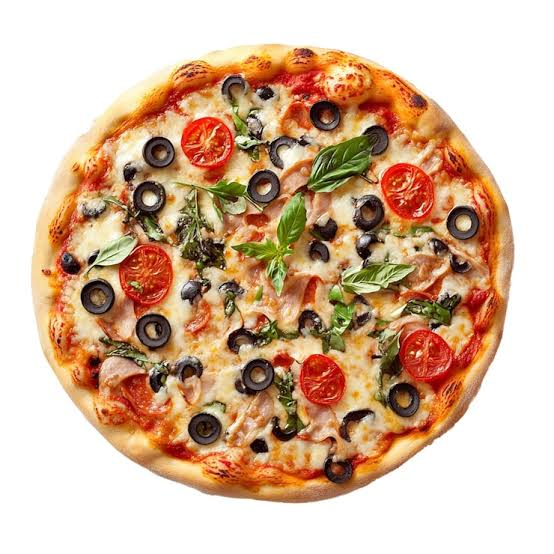
#> input picture Assessment/COMPUTER VISION (CV) FUNDAMENTALS + PROJECTS/section C/images/food.jpg, 554 x 554 px
$ python Food_Delivery_Image_Quality_Inspector.py
#> lines starting #> are read from the running program, lines starting #| are printed output that depends on the picture
#> the answer given: 1
import cv2
import numpy as np
import os

# ==========================================
# Global Variables
# ==========================================

image = None
image_path = ""

# ==========================================
# Display Menu
# ==========================================

def show_menu():

    print("\n" + "=" * 55)
    print(" Food Delivery Image Quality Inspector")
    print("=" * 55)

    print("1. Load & Inspect Image")

    print("2. Resize and Analyse Colour Channels")

    print("3. Apply Transformation Pipeline")

    print("4. Run Edge-Based Quality Scan")

    print("5. Exit")


# ==========================================
# Option 1 - Load & Inspect Image
# ==========================================

def load_and_inspect():

    global image
    global image_path

    image_path = input("\nEnter image path: ").strip()
#> the answer given: images/food.jpg

    image = cv2.imread(image_path)
#> image is the input picture: shape (554, 554, 3); mean B, G, R 156.1, 182.3, 213.9

    if image is None:
        print("\nError: Unable to load image.")
        return

    print("\nImage loaded successfully.")

    # Image properties
    height, width, channels = image.shape
#> height = 554; width = 554; channels = 3

    print("\nImage Properties")
    print("-" * 30)
    print(f"Height   : {height}")
#| Height   : 554
    print(f"Width    : {width}")
#| Width    : 554
    print(f"Channels : {channels}")
#| Channels : 3

    # Convert to grayscale
    gray = cv2.cvtColor(image, cv2.COLOR_BGR2GRAY)
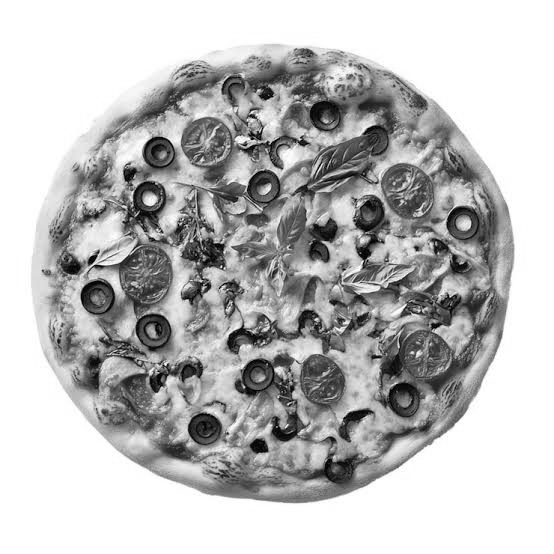
#> gray: shape (554, 554); min 1, max 255, mean 188.7

    # Display images
    cv2.imshow("Original Image", image)
    cv2.imshow("Grayscale Image", gray)

    # Save grayscale image
    filename = os.path.splitext(os.path.basename(image_path))[0]

    save_name = filename + "_gray.jpg"

    cv2.imwrite(save_name, gray)

    print(f"\nGrayscale image saved as: {save_name}")

    cv2.waitKey(0)
    cv2.destroyAllWindows()


# ==========================================
# Option 2 - Resize & Analyse Colour Channels
# ==========================================

# [165 lines left out: functions resize_and_analyse, transformation_pipeline, edge_quality_scan, not called in this run]


# ==========================================
# Main Program
# ==========================================

while True:

    show_menu()

#> (the run stopped early here; a loop or call above may not have finished)
